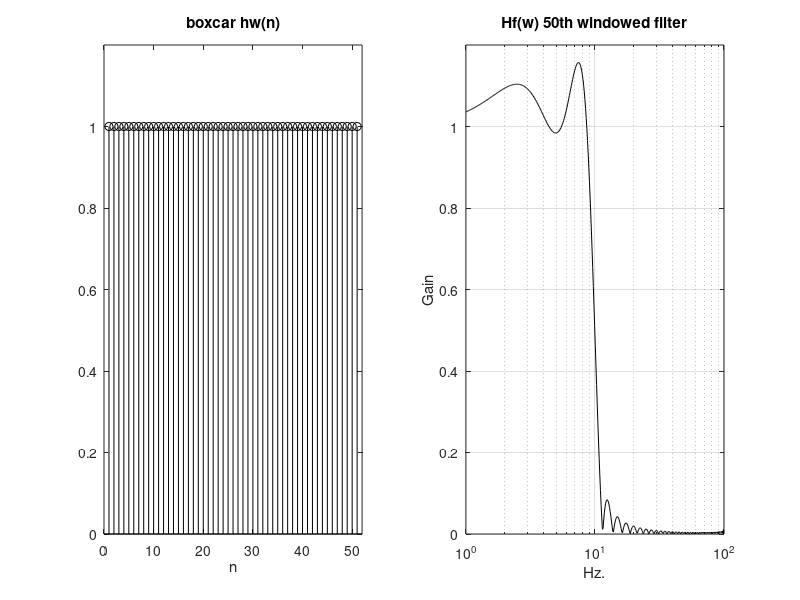

MATLAB code for this plot:
% hw(n) of boxcar window, and frequency response Hf(w) of windowed filter
fs=130; %sampling frequency in Hz.
fc=10/(fs/2); %cut-off at 10 Hz.
N=50; %even order
hw=boxcar(N+1);
numd=fir1(N,fc,hw); %transfer function numerator
dend=[1]; %transfer function denominator

subplot(1,2,1)
stem(hw,'k'); %plots hw(n)
axis([0 52 0 1.2]); 
title('boxcar hw(n)'); xlabel('n');

subplot(1,2,2) 
f=logspace(0,2,400); %logaritmic set of frequency values in Hz.
G=freqz(numd,dend,f,fs); %computes frequency response
semilogx(f,abs(G),'k'); %plots gain
axis([1 100 0 1.2]); grid;
ylabel('Gain'); xlabel('Hz.'); title('Hf(w) 50th windowed filter')
